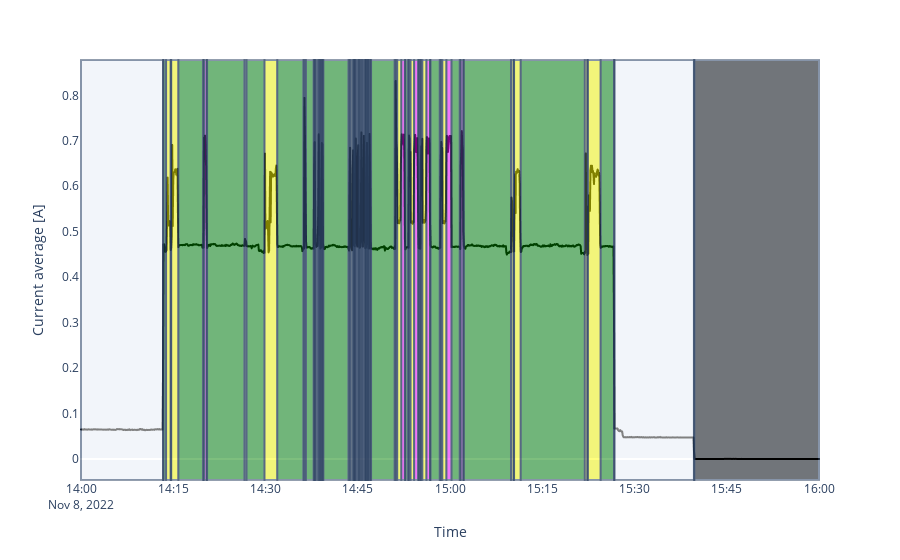

The notebook cell saved with this chart:
### Code cell
import plotly.express as px
import plotly.graph_objects as go

new_df = min_maxed.loc['2022-11-08 14:00:00':'2022-11-08 16:00:00']

fig = px.line(new_df, x='Date', y='current')
fig.update_traces(line=dict(color='black'))
fig.update_layout(xaxis_title="Time", yaxis_title="Current average [A]", xaxis=dict(showgrid=False), yaxis=dict(showgrid=False))

#start background
start_mode = str(new_df.iloc[0]["colors"])
start_date = str(new_df.iloc[0]["Date"])

for index, row in new_df.iterrows():
    current_mode = row["colors"]
    if current_mode != start_mode:
        fig.add_vrect(x0=start_date, x1=str(row["Date"]), fillcolor=color_map[start_mode], opacity=0.5)
        start_mode = row["colors"]
        start_date = str(row["Date"])

fig.add_vrect(x0=start_date, x1=str(new_df.iloc[-1]["Date"]), fillcolor=color_map[start_mode], opacity=0.5)
#end background
fig.show()

### Figure 1 — Plotly figure (JSON) as saved in the notebook; plotly's stock layout.template omitted (floating-point values rounded to 4 significant figures; data arrays with more than 128 entries replaced by an {"elided": "..."} marker saying what was removed)
{"data": [{"hovertemplate": "Date=%{x}<br>current=%{y}<extra></extra>", "legendgroup": "", "line": {"color": "black", "dash": "solid"}, "marker": {"symbol": "circle"}, "mode": "lines", "name": "", "showlegend": false, "type": "scattergl", "x": {"elided": "1441 str values"}, "xaxis": "x", "y": {"elided": "1441 float values"}, "yaxis": "y"}], "layout": {"legend": {"tracegroupgap": 0}, "margin": {"t": 60}, "shapes": [{"fillcolor": "white", "opacity": 0.5, "type": "rect", "x0": "2022-11-08 14:00:00", "x1": "2022-11-08 14:13:20", "xref": "x", "y0": 0, "y1": 1, "yref": "y domain"}, {"fillcolor": "yellow", "opacity": 0.5, "type": "rect", "x0": "2022-11-08 14:13:20", "x1": "2022-11-08 14:13:25", "xref": "x", "y0": 0, "y1": 1, "yref": "y domain"}, {"fillcolor": "Green", "opacity": 0.5, "type": "rect", "x0": "2022-11-08 14:13:25", "x1": "2022-11-08 14:13:50", "xref": "x", "y0": 0, "y1": 1, "yref": "y domain"}, {"fillcolor": "yellow", "opacity": 0.5, "type": "rect", "x0": "2022-11-08 14:13:50", "x1": "2022-11-08 14:14:35", "xref": "x", "y0": 0, "y1": 1, "yref": "y domain"}, {"fillcolor": "Green", "opacity": 0.5, "type": "rect", "x0": "2022-11-08 14:14:35", "x1": "2022-11-08 14:14:40", "xref": "x", "y0": 0, "y1": 1, "yref": "y domain"}, {"fillcolor": "yellow", "opacity": 0.5, "type": "rect", "x0": "2022-11-08 14:14:40", "x1": "2022-11-08 14:15:50", "xref": "x", "y0": 0, "y1": 1, "yref": "y domain"}, {"fillcolor": "Green", "opacity": 0.5, "type": "rect", "x0": "2022-11-08 14:15:50", "x1": "2022-11-08 14:19:50", "xref": "x", "y0": 0, "y1": 1, "yref": "y domain"}, {"fillcolor": "yellow", "opacity": 0.5, "type": "rect", "x0": "2022-11-08 14:19:50", "x1": "2022-11-08 14:20:00", "xref": "x", "y0": 0, "y1": 1, "yref": "y domain"}, {"fillcolor": "magenta", "opacity": 0.5, "type": "rect", "x0": "2022-11-08 14:20:00", "x1": "2022-11-08 14:20:25", "xref": "x", "y0": 0, "y1": 1, "yref": "y domain"}, {"fillcolor": "yellow", "opacity": 0.5, "type": "rect", "x0": "2022-11-08 14:20:25", "x1": "2022-11-08 14:20:30", "xref": "x", "y0": 0, "y1": 1, "yref": "y domain"}, {"fillcolor": "Green", "opacity": 0.5, "type": "rect", "x0": "2022-11-08 14:20:30", "x1": "2022-11-08 14:26:35", "xref": "x", "y0": 0, "y1": 1, "yref": "y domain"}, {"fillcolor": "yellow", "opacity": 0.5, "type": "rect", "x0": "2022-11-08 14:26:35", "x1": "2022-11-08 14:26:55", "xref": "x", "y0": 0, "y1": 1, "yref": "y domain"}, {"fillcolor": "Green", "opacity": 0.5, "type": "rect", "x0": "2022-11-08 14:26:55", "x1": "2022-11-08 14:29:50", "xref": "x", "y0": 0, "y1": 1, "yref": "y domain"}, {"fillcolor": "yellow", "opacity": 0.5, "type": "rect", "x0": "2022-11-08 14:29:50", "x1": "2022-11-08 14:31:55", "xref": "x", "y0": 0, "y1": 1, "yref": "y domain"}, {"fillcolor": "Green", "opacity": 0.5, "type": "rect", "x0": "2022-11-08 14:31:55", "x1": "2022-11-08 14:36:10", "xref": "x", "y0": 0, "y1": 1, "yref": "y domain"}, {"fillcolor": "yellow", "opacity": 0.5, "type": "rect", "x0": "2022-11-08 14:36:10", "x1": "2022-11-08 14:36:20", "xref": "x", "y0": 0, "y1": 1, "yref": "y domain"}, {"fillcolor": "magenta", "opacity": 0.5, "type": "rect", "x0": "2022-11-08 14:36:20", "x1": "2022-11-08 14:36:35", "xref": "x", "y0": 0, "y1": 1, "yref": "y domain"}, {"fillcolor": "Green", "opacity": 0.5, "type": "rect", "x0": "2022-11-08 14:36:35", "x1": "2022-11-08 14:37:50", "xref": "x", "y0": 0, "y1": 1, "yref": "y domain"}, {"fillcolor": "yellow", "opacity": 0.5, "type": "rect", "x0": "2022-11-08 14:37:50", "x1": "2022-11-08 14:37:55", "xref": "x", "y0": 0, "y1": 1, "yref": "y domain"}, {"fillcolor": "magenta", "opacity": 0.5, "type": "rect", "x0": "2022-11-08 14:37:55", "x1": "2022-11-08 14:38:05", "xref": "x", "y0": 0, "y1": 1, "yref": "y domain"}, {"fillcolor": "yellow", "opacity": 0.5, "type": "rect", "x0": "2022-11-08 14:38:05", "x1": "2022-11-08 14:38:10", "xref": "x", "y0": 0, "y1": 1, "yref": "y domain"}, {"fillcolor": "Green", "opacity": 0.5, "type": "rect", "x0": "2022-11-08 14:38:10", "x1": "2022-11-08 14:38:30", "xref": "x", "y0": 0, "y1": 1, "yref": "y domain"}, {"fillcolor": "yellow", "opacity": 0.5, "type": "rect", "x0": "2022-11-08 14:38:30", "x1": "2022-11-08 14:38:40", "xref": "x", "y0": 0, "y1": 1, "yref": "y domain"}, {"fillcolor": "magenta", "opacity": 0.5, "type": "rect", "x0": "2022-11-08 14:38:40", "x1": "2022-11-08 14:38:50", "xref": "x", "y0": 0, "y1": 1, "yref": "y domain"}, {"fillcolor": "yellow", "opacity": 0.5, "type": "rect", "x0": "2022-11-08 14:38:50", "x1": "2022-11-08 14:38:55", "xref": "x", "y0": 0, "y1": 1, "yref": "y domain"}, {"fillcolor": "Green", "opacity": 0.5, "type": "rect", "x0": "2022-11-08 14:38:55", "x1": "2022-11-08 14:39:05", "xref": "x", "y0": 0, "y1": 1, "yref": "y domain"}, {"fillcolor": "yellow", "opacity": 0.5, "type": "rect", "x0": "2022-11-08 14:39:05", "x1": "2022-11-08 14:39:10", "xref": "x", "y0": 0, "y1": 1, "yref": "y domain"}, {"fillcolor": "magenta", "opacity": 0.5, "type": "rect", "x0": "2022-11-08 14:39:10", "x1": "2022-11-08 14:39:20", "xref": "x", "y0": 0, "y1": 1, "yref": "y domain"}, {"fillcolor": "yellow", "opacity": 0.5, "type": "rect", "x0": "2022-11-08 14:39:20", "x1": "2022-11-08 14:39:25", "xref": "x", "y0": 0, "y1": 1, "yref": "y domain"}, {"fillcolor": "Green", "opacity": 0.5, "type": "rect", "x0": "2022-11-08 14:39:25", "x1": "2022-11-08 14:43:30", "xref": "x", "y0": 0, "y1": 1, "yref": "y domain"}, {"fillcolor": "yellow", "opacity": 0.5, "type": "rect", "x0": "2022-11-08 14:43:30", "x1": "2022-11-08 14:43:40", "xref": "x", "y0": 0, "y1": 1, "yref": "y domain"}, {"fillcolor": "magenta", "opacity": 0.5, "type": "rect", "x0": "2022-11-08 14:43:40", "x1": "2022-11-08 14:43:50", "xref": "x", "y0": 0, "y1": 1, "yref": "y domain"}, {"fillcolor": "yellow", "opacity": 0.5, "type": "rect", "x0": "2022-11-08 14:43:50", "x1": "2022-11-08 14:44:10", "xref": "x", "y0": 0, "y1": 1, "yref": "y domain"}, {"fillcolor": "magenta", "opacity": 0.5, "type": "rect", "x0": "2022-11-08 14:44:10", "x1": "2022-11-08 14:44:20", "xref": "x", "y0": 0, "y1": 1, "yref": "y domain"}, {"fillcolor": "yellow", "opacity": 0.5, "type": "rect", "x0": "2022-11-08 14:44:20", "x1": "2022-11-08 14:44:25", "xref": "x", "y0": 0, "y1": 1, "yref": "y domain"}, {"fillcolor": "Green", "opacity": 0.5, "type": "rect", "x0": "2022-11-08 14:44:25", "x1": "2022-11-08 14:44:30", "xref": "x", "y0": 0, "y1": 1, "yref": "y domain"}, {"fillcolor": "yellow", "opacity": 0.5, "type": "rect", "x0": "2022-11-08 14:44:30", "x1": "2022-11-08 14:44:35", "xref": "x", "y0": 0, "y1": 1, "yref": "y domain"}, {"fillcolor": "magenta", "opacity": 0.5, "type": "rect", "x0": "2022-11-08 14:44:35", "x1": "2022-11-08 14:44:45", "xref": "x", "y0": 0, "y1": 1, "yref": "y domain"}, {"fillcolor": "yellow", "opacity": 0.5, "type": "rect", "x0": "2022-11-08 14:44:45", "x1": "2022-11-08 14:45:00", "xref": "x", "y0": 0, "y1": 1, "yref": "y domain"}, {"fillcolor": "magenta", "opacity": 0.5, "type": "rect", "x0": "2022-11-08 14:45:00", "x1": "2022-11-08 14:45:10", "xref": "x", "y0": 0, "y1": 1, "yref": "y domain"}, {"fillcolor": "yellow", "opacity": 0.5, "type": "rect", "x0": "2022-11-08 14:45:10", "x1": "2022-11-08 14:45:15", "xref": "x", "y0": 0, "y1": 1, "yref": "y domain"}, {"fillcolor": "Green", "opacity": 0.5, "type": "rect", "x0": "2022-11-08 14:45:15", "x1": "2022-11-08 14:45:25", "xref": "x", "y0": 0, "y1": 1, "yref": "y domain"}, {"fillcolor": "yellow", "opacity": 0.5, "type": "rect", "x0": "2022-11-08 14:45:25", "x1": "2022-11-08 14:45:35", "xref": "x", "y0": 0, "y1": 1, "yref": "y domain"}, {"fillcolor": "magenta", "opacity": 0.5, "type": "rect", "x0": "2022-11-08 14:45:35", "x1": "2022-11-08 14:45:45", "xref": "x", "y0": 0, "y1": 1, "yref": "y domain"}, {"fillcolor": "yellow", "opacity": 0.5, "type": "rect", "x0": "2022-11-08 14:45:45", "x1": "2022-11-08 14:45:55", "xref": "x", "y0": 0, "y1": 1, "yref": "y domain"}, {"fillcolor": "magenta", "opacity": 0.5, "type": "rect", "x0": "2022-11-08 14:45:55", "x1": "2022-11-08 14:46:10", "xref": "x", "y0": 0, "y1": 1, "yref": "y domain"}, {"fillcolor": "yellow", "opacity": 0.5, "type": "rect", "x0": "2022-11-08 14:46:10", "x1": "2022-11-08 14:46:15", "xref": "x", "y0": 0, "y1": 1, "yref": "y domain"}, {"fillcolor": "Green", "opacity": 0.5, "type": "rect", "x0": "2022-11-08 14:46:15", "x1": "2022-11-08 14:46:20", "xref": "x", "y0": 0, "y1": 1, "yref": "y domain"}, {"fillcolor": "yellow", "opacity": 0.5, "type": "rect", "x0": "2022-11-08 14:46:20", "x1": "2022-11-08 14:46:25", "xref": "x", "y0": 0, "y1": 1, "yref": "y domain"}, {"fillcolor": "magenta", "opacity": 0.5, "type": "rect", "x0": "2022-11-08 14:46:25", "x1": "2022-11-08 14:46:35", "xref": "x", "y0": 0, "y1": 1, "yref": "y domain"}, {"fillcolor": "yellow", "opacity": 0.5, "type": "rect", "x0": "2022-11-08 14:46:35", "x1": "2022-11-08 14:46:40", "xref": "x", "y0": 0, "y1": 1, "yref": "y domain"}, {"fillcolor": "Green", "opacity": 0.5, "type": "rect", "x0": "2022-11-08 14:46:40", "x1": "2022-11-08 14:46:45", "xref": "x", "y0": 0, "y1": 1, "yref": "y domain"}, {"fillcolor": "yellow", "opacity": 0.5, "type": "rect", "x0": "2022-11-08 14:46:45", "x1": "2022-11-08 14:46:55", "xref": "x", "y0": 0, "y1": 1, "yref": "y domain"}, {"fillcolor": "magenta", "opacity": 0.5, "type": "rect", "x0": "2022-11-08 14:46:55", "x1": "2022-11-08 14:47:05", "xref": "x", "y0": 0, "y1": 1, "yref": "y domain"}, {"fillcolor": "yellow", "opacity": 0.5, "type": "rect", "x0": "2022-11-08 14:47:05", "x1": "2022-11-08 14:47:10", "xref": "x", "y0": 0, "y1": 1, "yref": "y domain"}, {"fillcolor": "Green", "opacity": 0.5, "type": "rect", "x0": "2022-11-08 14:47:10", "x1": "2022-11-08 14:51:00", "xref": "x", "y0": 0, "y1": 1, "yref": "y domain"}, {"fillcolor": "yellow", "opacity": 0.5, "type": "rect", "x0": "2022-11-08 14:51:00", "x1": "2022-11-08 14:51:10", "xref": "x", "y0": 0, "y1": 1, "yref": "y domain"}, {"fillcolor": "magenta", "opacity": 0.5, "type": "rect", "x0": "2022-11-08 14:51:10", "x1": "2022-11-08 14:51:25", "xref": "x", "y0": 0, "y1": 1, "yref": "y domain"}, {"fillcolor": "yellow", "opacity": 0.5, "type": "rect", "x0": "2022-11-08 14:51:25", "x1": "2022-11-08 14:52:05", "xref": "x", "y0": 0, "y1": 1, "yref": "y domain"}, {"fillcolor": "magenta", "opacity": 0.5, "type": "rect", "x0": "2022-11-08 14:52:05", "x1": "2022-11-08 14:52:40", "xref": "x", "y0": 0, "y1": 1, "yref": "y domain"}, {"fillcolor": "yellow", "opacity": 0.5, "type": "rect", "x0": "2022-11-08 14:52:40", "x1": "2022-11-08 14:52:45", "xref": "x", "y0": 0, "y1": 1, "yref": "y domain"}, {"fillcolor": "Green", "opacity": 0.5, "type": "rect", "x0": "2022-11-08 14:52:45", "x1": "2022-11-08 14:53:10", "xref": "x", "y0": 0, "y1": 1, "yref": "y domain"}, {"fillcolor": "yellow", "opacity": 0.5, "type": "rect", "x0": "2022-11-08 14:53:10", "x1": "2022-11-08 14:53:20", "xref": "x", "y0": 0, "y1": 1, "yref": "y domain"}, {"fillcolor": "magenta", "opacity": 0.5, "type": "rect", "x0": "2022-11-08 14:53:20", "x1": "2022-11-08 14:53:35", "xref": "x", "y0": 0, "y1": 1, "yref": "y domain"}, {"fillcolor": "yellow", "opacity": 0.5, "type": "rect", "x0": "2022-11-08 14:53:35", "x1": "2022-11-08 14:54:10", "xref": "x", "y0": 0, "y1": 1, "yref": "y domain"}, {"fillcolor": "magenta", "opacity": 0.5, "type": "rect", "x0": "2022-11-08 14:54:10", "x1": "2022-11-08 14:54:50", "xref": "x", "y0": 0, "y1": 1, "yref": "y domain"}, {"fillcolor": "yellow", "opacity": 0.5, "type": "rect", "x0": "2022-11-08 14:54:50", "x1": "2022-11-08 14:54:55", "xref": "x", "y0": 0, "y1": 1, "yref": "y domain"}, {"fillcolor": "Green", "opacity": 0.5, "type": "rect", "x0": "2022-11-08 14:54:55", "x1": "2022-11-08 14:55:10", "xref": "x", "y0": 0, "y1": 1, "yref": "y domain"}, {"fillcolor": "yellow", "opacity": 0.5, "type": "rect", "x0": "2022-11-08 14:55:10", "x1": "2022-11-08 14:55:15", "xref": "x", "y0": 0, "y1": 1, "yref": "y domain"}, {"fillcolor": "magenta", "opacity": 0.5, "type": "rect", "x0": "2022-11-08 14:55:15", "x1": "2022-11-08 14:55:30", "xref": "x", "y0": 0, "y1": 1, "yref": "y domain"}, {"fillcolor": "yellow", "opacity": 0.5, "type": "rect", "x0": "2022-11-08 14:55:30", "x1": "2022-11-08 14:56:10", "xref": "x", "y0": 0, "y1": 1, "yref": "y domain"}, {"fillcolor": "magenta", "opacity": 0.5, "type": "rect", "x0": "2022-11-08 14:56:10", "x1": "2022-11-08 14:56:45", "xref": "x", "y0": 0, "y1": 1, "yref": "y domain"}, {"fillcolor": "yellow", "opacity": 0.5, "type": "rect", "x0": "2022-11-08 14:56:45", "x1": "2022-11-08 14:56:50", "xref": "x", "y0": 0, "y1": 1, "yref": "y domain"}, {"fillcolor": "Green", "opacity": 0.5, "type": "rect", "x0": "2022-11-08 14:56:50", "x1": "2022-11-08 14:58:20", "xref": "x", "y0": 0, "y1": 1, "yref": "y domain"}, {"fillcolor": "yellow", "opacity": 0.5, "type": "rect", "x0": "2022-11-08 14:58:20", "x1": "2022-11-08 14:58:30", "xref": "x", "y0": 0, "y1": 1, "yref": "y domain"}, {"fillcolor": "magenta", "opacity": 0.5, "type": "rect", "x0": "2022-11-08 14:58:30", "x1": "2022-11-08 14:58:45", "xref": "x", "y0": 0, "y1": 1, "yref": "y domain"}, {"fillcolor": "yellow", "opacity": 0.5, "type": "rect", "x0": "2022-11-08 14:58:45", "x1": "2022-11-08 14:59:25", "xref": "x", "y0": 0, "y1": 1, "yref": "y domain"}, {"fillcolor": "magenta", "opacity": 0.5, "type": "rect", "x0": "2022-11-08 14:59:25", "x1": "2022-11-08 15:00:15", "xref": "x", "y0": 0, "y1": 1, "yref": "y domain"}, {"fillcolor": "Green", "opacity": 0.5, "type": "rect", "x0": "2022-11-08 15:00:15", "x1": "2022-11-08 15:01:35", "xref": "x", "y0": 0, "y1": 1, "yref": "y domain"}, {"fillcolor": "yellow", "opacity": 0.5, "type": "rect", "x0": "2022-11-08 15:01:35", "x1": "2022-11-08 15:01:45", "xref": "x", "y0": 0, "y1": 1, "yref": "y domain"}, {"fillcolor": "magenta", "opacity": 0.5, "type": "rect", "x0": "2022-11-08 15:01:45", "x1": "2022-11-08 15:02:10", "xref": "x", "y0": 0, "y1": 1, "yref": "y domain"}, {"fillcolor": "yellow", "opacity": 0.5, "type": "rect", "x0": "2022-11-08 15:02:10", "x1": "2022-11-08 15:02:15", "xref": "x", "y0": 0, "y1": 1, "yref": "y domain"}, {"fillcolor": "Green", "opacity": 0.5, "type": "rect", "x0": "2022-11-08 15:02:15", "x1": "2022-11-08 15:09:55", "xref": "x", "y0": 0, "y1": 1, "yref": "y domain"}, {"fillcolor": "yellow", "opacity": 0.5, "type": "rect", "x0": "2022-11-08 15:09:55", "x1": "2022-11-08 15:10:20", "xref": "x", "y0": 0, "y1": 1, "yref": "y domain"}, {"fillcolor": "Green", "opacity": 0.5, "type": "rect", "x0": "2022-11-08 15:10:20", "x1": "2022-11-08 15:10:25", "xref": "x", "y0": 0, "y1": 1, "yref": "y domain"}, {"fillcolor": "yellow", "opacity": 0.5, "type": "rect", "x0": "2022-11-08 15:10:25", "x1": "2022-11-08 15:11:30", "xref": "x", "y0": 0, "y1": 1, "yref": "y domain"}, {"fillcolor": "Green", "opacity": 0.5, "type": "rect", "x0": "2022-11-08 15:11:30", "x1": "2022-11-08 15:21:55", "xref": "x", "y0": 0, "y1": 1, "yref": "y domain"}, {"fillcolor": "yellow", "opacity": 0.5, "type": "rect", "x0": "2022-11-08 15:21:55", "x1": "2022-11-08 15:22:20", "xref": "x", "y0": 0, "y1": 1, "yref": "y domain"}, {"fillcolor": "Green", "opacity": 0.5, "type": "rect", "x0": "2022-11-08 15:22:20", "x1": "2022-11-08 15:22:25", "xref": "x", "y0": 0, "y1": 1, "yref": "y domain"}, {"fillcolor": "yellow", "opacity": 0.5, "type": "rect", "x0": "2022-11-08 15:22:25", "x1": "2022-11-08 15:24:30", "xref": "x", "y0": 0, "y1": 1, "yref": "y domain"}, {"fillcolor": "Green", "opacity": 0.5, "type": "rect", "x0": "2022-11-08 15:24:30", "x1": "2022-11-08 15:26:40", "xref": "x", "y0": 0, "y1": 1, "yref": "y domain"}, {"fillcolor": "yellow", "opacity": 0.5, "type": "rect", "x0": "2022-11-08 15:26:40", "x1": "2022-11-08 15:26:45", "xref": "x", "y0": 0, "y1": 1, "yref": "y domain"}, {"fillcolor": "white", "opacity": 0.5, "type": "rect", "x0": "2022-11-08 15:26:45", "x1": "2022-11-08 15:39:40", "xref": "x", "y0": 0, "y1": 1, "yref": "y domain"}, {"fillcolor": "yellow", "opacity": 0.5, "type": "rect", "x0": "2022-11-08 15:39:40", "x1": "2022-11-08 15:39:45", "xref": "x", "y0": 0, "y1": 1, "yref": "y domain"}, {"fillcolor": "black", "opacity": 0.5, "type": "rect", "x0": "2022-11-08 15:39:45", "x1": "2022-11-08 16:00:00", "xref": "x", "y0": 0, "y1": 1, "yref": "y domain"}], "xaxis": {"anchor": "y", "domain": [0, 1], "showgrid": false, "title": {"text": "Time"}}, "yaxis": {"anchor": "x", "domain": [0, 1], "showgrid": false, "title": {"text": "Current average [A]"}}}}
